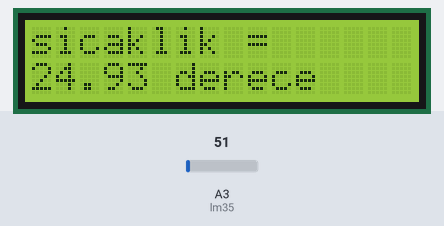
The sketch below on a simulated Arduino Uno, built with avr-gcc and run on an emulated ATmega328P. Shown: 16×2 character LCD. Inputs (shaded band) come from the test bench; at power-on: A3 (lm35) = 51.

Above: at 1.2 s.
1.3 s: A3 (lm35) set to 61
At 3.2 s:
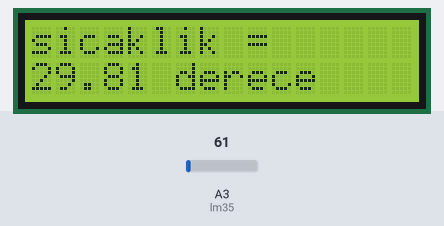
3.5 s: A3 (lm35) set to 71
At 5.3 s:
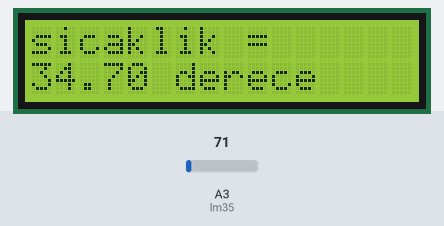
5.6 s: A3 (lm35) set to 86
At 7.3 s:
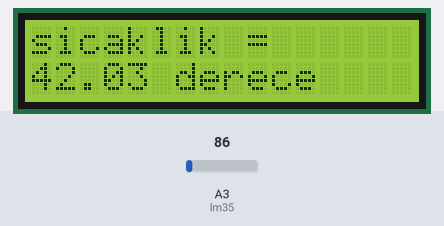
Timing chart, 0 to 8.8 s (numbered marks = the images above; inputs shaded):
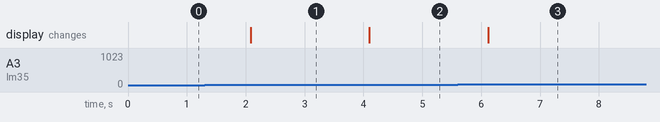

Measured:
- after the input at 1.3 s, the display: changes after 0.79 s (image 1)
- after the input at 3.5 s, the display: changes after 0.60 s (image 2)
- after the input at 5.6 s, the display: changes after 0.52 s (image 3)

The sketch:

lcd_ve_lm35_ile_termometre.ino
```cpp
#include <LiquidCrystal.h>
LiquidCrystal lcd (13, 12, 5, 4, 3, 2);

const int lm35 = A3;

float voltaj_deger = 0;
float sicaklik = 0;
int gelen_veri = 0;

void setup(){
  lcd.begin (16, 2);                           // önce sutun sonra satır ile lcd aktif ediliyor (2x16)
}

void loop(){
  gelen_veri = analogRead(lm35);
  voltaj_deger = (gelen_veri / 1023.0) * 5000; // bunun sonucunda mv cinsinden değer elde ediliyor
  sicaklik = voltaj_deger / 10.0;              // lm35 de her 10 mv için 1 santigrat ölçtüğü için bu mv lu değeri 10 a bölerek
                                               // santigrat cinsinden sıcaklık ölçülmüş olur
  lcd.clear();
  lcd.home();                                  // bunun diğer yazımı lcd.setCursor(0,0);
  lcd.print("sicaklik =");
  lcd.setCursor(0, 1);                         // lcd nin ilk satırından ikinciye geçtik
  lcd.print(sicaklik);
  lcd.print(" derece");
  delay(1000);
}
```
